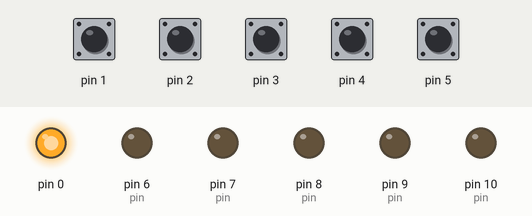
Simulated run of this sketch. Board: Arduino Uno, built with avr-gcc and run on an emulated ATmega328P. Parts: output pins drawn as LEDs (lit = HIGH). The inputs (shaded band) are chosen by the test bench; at power-on: pin 1–5 HIGH.

Above: at 1.2 s.
1.3 s: pin 1 pulled LOW for 0.15 s
At 2.5 s:
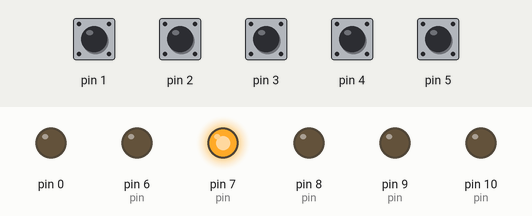
2.9 s: pin 2 pulled LOW for 0.15 s
At 4.1 s:
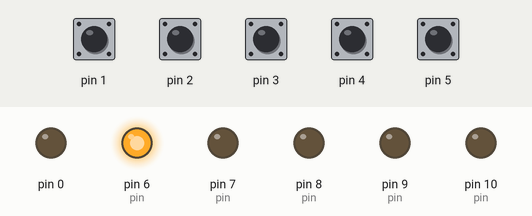
4.5 s: pin 3 pulled LOW for 0.15 s
At 5.5 s:
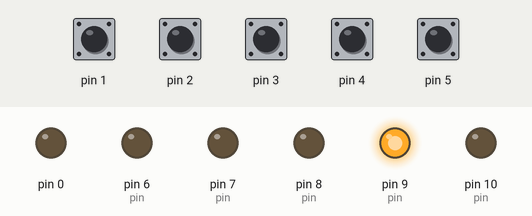
6.1 s: pin 4 pulled LOW for 0.15 s
At 6.7 s:
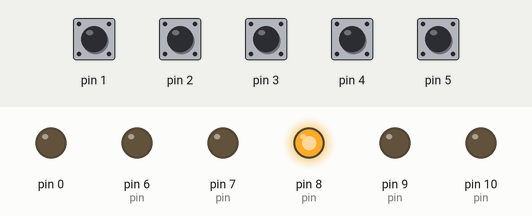
7.7 s: pin 5 pulled LOW for 0.15 s
At 8.0 s:
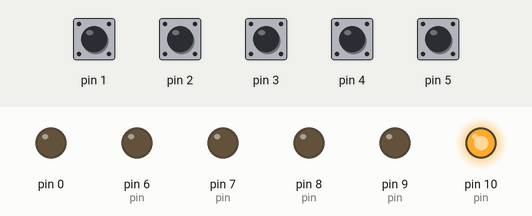
9.3 s: pin 5 pulled LOW for 1 s
At 10.1 s:
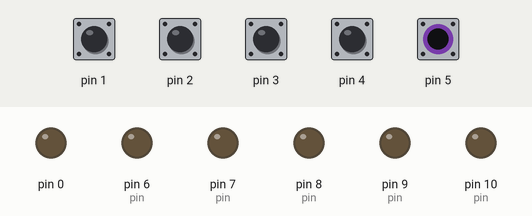
Timing chart, 0 to 12.3 s (numbered marks = the images above; inputs shaded):
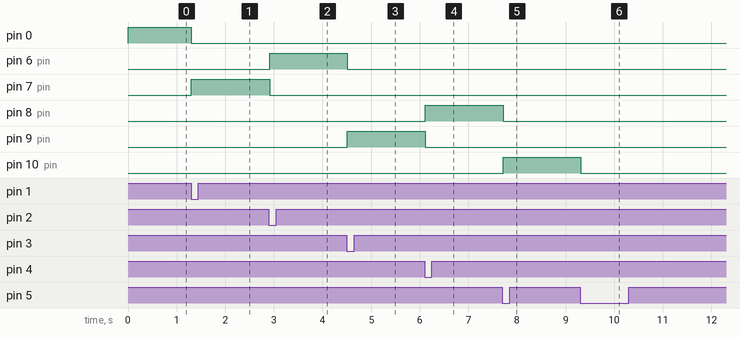

The sketch:

rev1.ino
```cpp
//like damellis core

void setup() {
  for (byte x=1; x<=5; x++) {
    pinMode(x, INPUT_PULLUP);}

  pinMode(0, OUTPUT);
  digitalWrite(0, HIGH);

  for (byte x=6; x<=10; x++) {
    pinMode(x, OUTPUT);
    digitalWrite(x, LOW);}}

void loop() {
  for (byte x=1; x<=5; x++) { if (digitalRead(x)==LOW) change(x); delay(10);}
  }

void change(byte button) {
  byte pin;
  if (button==1) pin=7;  //VAR
  if (button==2) pin=6;  //-12v
  if (button==3) pin=9;  //12v
  if (button==4) pin=8;  //5v
  if (button==5) pin=10; //3.3v
  for (int x=6; x<=10; x++) { if (x!=pin) digitalWrite(x, LOW);}
  digitalWrite(0, LOW);
  digitalWrite(pin, !digitalRead(pin));
  while (digitalRead(button)==LOW) delay(10);
  }
```

Measured:
- after the input at 1.3 s, pin 0: HIGH → LOW at once; pin 7 (pin): LOW → HIGH at once
- after the input at 2.9 s, pin 6 (pin): LOW → HIGH at once; pin 7 (pin): HIGH → LOW at once
- after the input at 4.5 s, pin 6 (pin): HIGH → LOW at once; pin 9 (pin): LOW → HIGH at once
- after the input at 6.1 s, pin 8 (pin): LOW → HIGH at once; pin 9 (pin): HIGH → LOW at once
- after the input at 7.7 s, pin 8 (pin): HIGH → LOW at once; pin 10 (pin): LOW → HIGH at once
- after the input at 9.3 s, pin 10 (pin): HIGH → LOW at once
